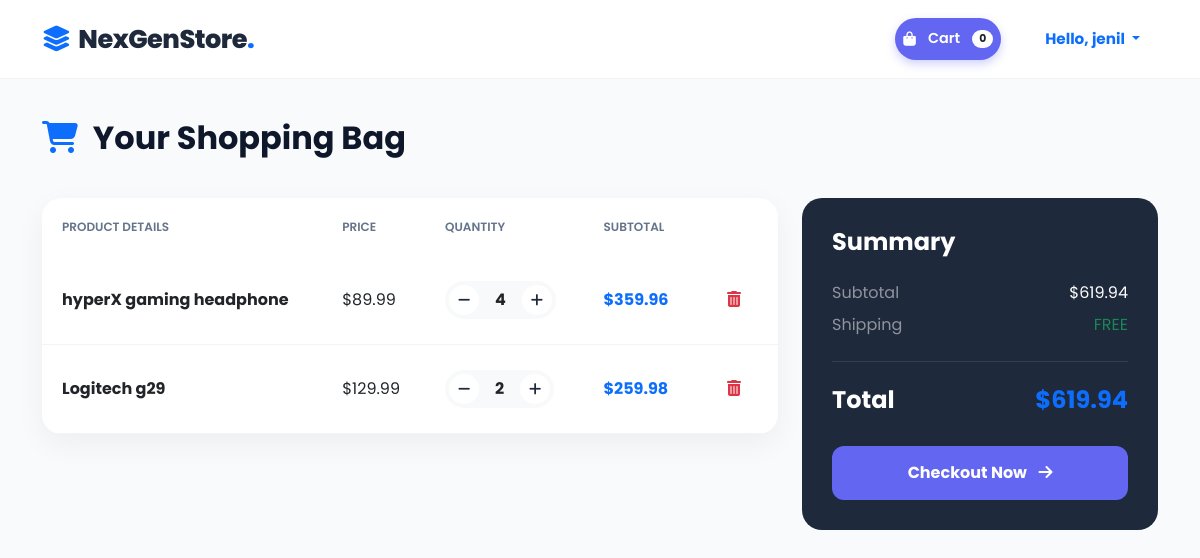
Page /cart_view.php (signed in) on the committed database.
### tables this page shows
CREATE TABLE `user_cart` (
  `id` int(11) NOT NULL,
  `user_id` int(11) NOT NULL,
  `product_id` int(11) NOT NULL,
  `product_name` varchar(255) NOT NULL,
  `price` decimal(10,2) NOT NULL,
  `quantity` int(11) NOT NULL DEFAULT 1,
  `updated_at` timestamp NOT NULL DEFAULT current_timestamp() ON UPDATE current_timestamp()
);

### cart_view.php (the view, shortened to what this page needs)
<?php
include 'header.php';
require 'db_connect.php';
$user_id = $_SESSION['user_id'];
$stmt = $pdo->prepare("SELECT * FROM user_cart WHERE user_id = ?");
$stmt->execute([$user_id]);
$cart_items = $stmt->fetchAll();
$total = 0;
?>
<div class="container cart-container">
    <div class="row g-4">
        <div class="col-12 mb-2">
            <h2 class="fw-bold"><i class="fa-solid fa-cart-shopping text-primary me-2"></i> Your Shopping Bag</h2>
        </div>
        <div class="col-lg-8">
            <div class="cart-card">
                <div class="table-responsive">
                    <table class="table align-middle m-0">
                        <thead>
                            <tr>
                                <th>Product Details</th>
                                <th>Price</th>
                                <th>Quantity</th>
                                <th>Subtotal</th>
                                <th></th>
                            </tr>
                        </thead>
                        <tbody>
                            <?php if (!empty($_SESSION['cart'])): ?>
                                <?php foreach ($_SESSION['cart'] as $id => $item):
                                    $itemTotal = $item['price'] * $item['qty'];
                                    $total += $itemTotal;
                                ?>
                                    <tr id="row-<?php echo $id; ?>">
                                        <td><div class="fw-bold"><?php echo htmlspecialchars($item['name']); ?></div></td>
                                        <td>$<?php echo number_format($item['price'], 2); ?></td>
                                        <td>
                                            <div class="d-flex align-items-center bg-light rounded-pill p-1" style="width: fit-content;">
                                                <button class="btn btn-sm btn-white rounded-circle qty-btn" data-id="<?php echo $id; ?>" data-change="-1">
                                                    <i class="fa-solid fa-minus"></i>
                                                </button>
                                                <span class="px-3 fw-bold" id="qty-<?php echo $id; ?>"><?php echo $item['qty']; ?></span>
                                                <button class="btn btn-sm btn-white rounded-circle qty-btn" data-id="<?php echo $id; ?>" data-change="1">
                                                    <i class="fa-solid fa-plus"></i>
                                                </button>
                                            </div>
                                        </td>
                                        <td class="fw-bold text-primary">$<?php echo number_format($item['price'] * $item['qty'], 2); ?></td>
                                        <td>
                                            <button class="btn btn-link text-danger remove-btn" data-id="<?php echo $id; ?>">
                                                <i class="fa-solid fa-trash-can"></i>
                                            </button>
                                        </td>
                                    </tr>
                                <?php endforeach; ?>
                            <?php endif; ?>
                        </tbody>
                    </table>
                </div>
            </div>
        </div>
        <div class="col-lg-4">
            <div class="summary-card">
                <h4 class="fw-bold mb-4">Summary</h4>
                <div class="d-flex justify-content-between mb-2">
                    <span class="text-white-50">Subtotal</span>
                    <span>$<?php echo number_format($total, 2); ?></span>
                </div>
                <div class="d-flex justify-content-between mb-2">
                    <span class="text-white-50">Shipping</span>
                    <span class="text-success">FREE</span>
                </div>
                <hr class="my-4" style="opacity: 0.1;">
                <div class="d-flex justify-content-between mb-4">
                    <span class="h4 fw-bold">Total</span>
                    <span class="h4 fw-bold text-primary">$<?php echo number_format($total, 2); ?></span>
                </div>
                <a href="checkout.php" class="btn btn-checkout w-100 text-white">
                    Checkout Now <i class="fa-solid fa-arrow-right ms-2"></i>
                </a>
            </div>
        </div>
    </div>
</div>
</body>
</html>

### header.php (shortened to what this page needs)
<?php
$current_page = basename($_SERVER['PHP_SELF']);
$hide_nav = in_array($current_page, ['login.php', 'register.php']);
?>
<!DOCTYPE html>
<html lang="en">
<head>
    <link href="https://cdn.jsdelivr.net/npm/bootstrap@5.3.0/dist/css/bootstrap.min.css" rel="stylesheet">
    <link rel="stylesheet" href="https://cdnjs.cloudflare.com/ajax/libs/font-awesome/6.4.0/css/all.min.css">
</head>
<body>
<?php if (!$hide_nav): ?>
<nav class="navbar navbar-expand-lg">
    <div class="container">
        <a class="navbar-brand" href="<?php echo isset($_SESSION['user_id']) ? 'products.php' : 'login.php'; ?>">
            <i class="fa-solid fa-layer-group text-primary me-2"></i>NexGenStore<span class="text-primary">.</span>
        </a>
        <div class="collapse navbar-collapse" id="navbarNav">
            <ul class="navbar-nav ms-auto align-items-center gap-3">
                <li class="nav-item">
                    <a class="nav-link btn-nav-cart" href="cart_view.php">
                        <i class="fa-solid fa-bag-shopping me-1"></i> Cart
                        <span id="cart-count" class="badge bg-white text-dark rounded-pill ms-1">
                            <?php echo isset($_SESSION['cart']) ? count($_SESSION['cart']) : 0; ?>
                        </span>
                    </a>
                </li>
                <?php if (isset($_SESSION['user_id'])): ?>
                    <li class="nav-item dropdown">
                        <a class="nav-link dropdown-toggle fw-bold text-primary" href="#" id="userDropdown" role="button" data-bs-toggle="dropdown" aria-expanded="false">
                            Hello, <?php echo htmlspecialchars($_SESSION['user_name']); ?>
                        </a>
                    </li>
                <?php else: ?>
                    <li class="nav-item">
                        <a class="btn btn-outline-primary rounded-pill px-4" href="login.php">Login</a>
                    </li>
                <?php endif; ?>
            </ul>
        </div>
    </div>
</nav>
<?php endif; ?>
<div class="main-content">

### header.php (style rules this page uses)
:root { --primary-color: #6366f1; --secondary-color: #1e293b; --bg-color: #f8fafc; --text-dark: #0f172a; }
body { background-color: var(--bg-color); font-family: 'Poppins', sans-serif; color: var(--text-dark); overflow-x: hidden; }
.navbar { background: rgba(255, 255, 255, 0.9); backdrop-filter: blur(12px); border-bottom: 1px solid rgba(0,0,0,0.05); padding: 15px 0; z-index: 1050; position: sticky; top: 0; }
.navbar-brand { font-weight: 800; color: var(--secondary-color); font-size: 1.6rem; letter-spacing: -0.5px; }
.nav-link { color: #64748b; font-weight: 500; margin: 0 10px; transition: color 0.3s; font-size: 0.95rem; cursor: pointer; }
.btn-nav-cart { background: var(--primary-color); color: white !important; border-radius: 50px; padding: 10px 24px; font-size: 0.9rem; font-weight: 600; transition: all 0.3s ease; display: inline-flex; align-items: center; gap: 8px; box-shadow: 0 4px 10px rgba(99, 102, 241, 0.3); }
.main-content { min-height: 80vh; }

### cart_view.php (style rules this page uses)
.cart-container { padding-top: 40px; }
.cart-card { border: none; border-radius: 20px; box-shadow: 0 10px 30px rgba(0,0,0,0.05); background: white; overflow: hidden; }
.table thead { background-color: #f8fafc; }
.table th { border: none; padding: 20px; color: #64748b; font-weight: 600; text-transform: uppercase; font-size: 0.75rem; }
.table td { padding: 25px 20px; vertical-align: middle; border-bottom: 1px solid #f1f5f9; }
.qty-btn { border: none; background: white; width: 30px; height: 30px; border-radius: 8px; display: flex; align-items: center; justify-content: center; transition: 0.2s; color: #1e293b; }
.summary-card { border: none; border-radius: 20px; background: #1e293b; color: white; padding: 30px; position: sticky; top: 100px; }
.btn-checkout { background: #6366f1; border: none; border-radius: 12px; padding: 15px; font-weight: 700; transition: 0.3s; }

### rows in the picture
user_cart: product_name "hyperX gaming headphone", price "89.99", qty "4", $item['price']*$item['qty'] "359.96"
user_cart: product_name "Logitech g29", price "129.99", qty "2", $item['price']*$item['qty'] "259.98"

### other values in the picture
$_SESSION['user_name'] "jenil"
$total "619.94"
